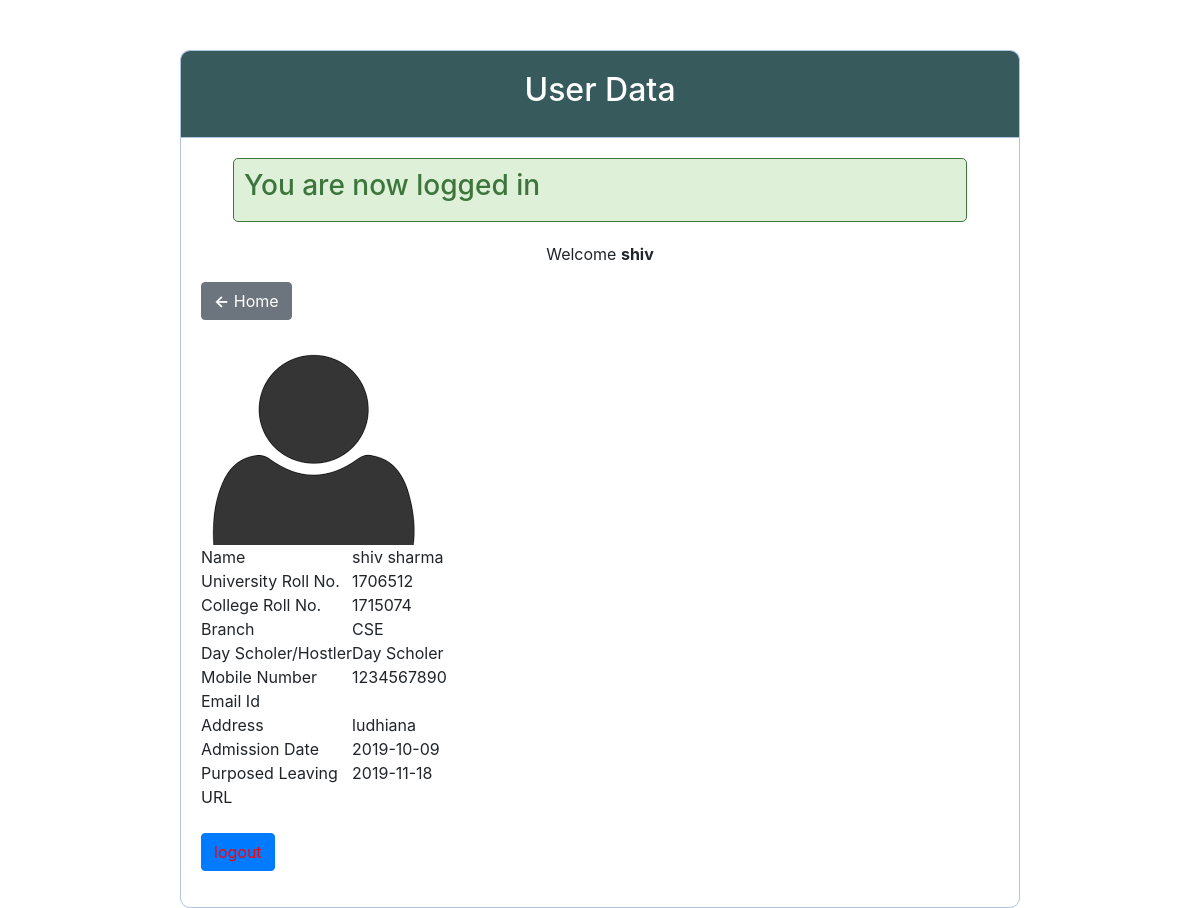
The app's page /index.php?crn=1715074 (signed in) with its own data.
### tables this page shows
CREATE TABLE `students` (
  `id` int(11) NOT NULL AUTO_INCREMENT COMMENT 'identifier of student',
  `fname` varchar(255) NOT NULL COMMENT 'first name',
  `lname` varchar(255) NOT NULL COMMENT 'last name',
  `collegeRollNumber` int(16) NOT NULL COMMENT 'college roll number',
  `uniRollNumber` int(16) NOT NULL COMMENT 'university roll number',
  `address` varchar(512) DEFAULT NULL COMMENT 'address of student',
  `mobileNo` int(10) DEFAULT NULL COMMENT 'mobile number of student',
  `admissionDate` date DEFAULT NULL COMMENT 'admission date of student',
  `leavingDate` date DEFAULT NULL COMMENT 'purposed leaving date of student',
  `qrUrl` varchar(255) DEFAULT NULL COMMENT 'Url for QR code of information of student',
  `branch` varchar(255) NOT NULL COMMENT 'branch of student',
  `dayScholer` tinyint(1) DEFAULT NULL COMMENT 'if true then student is dayscholer else hostler',
  `email` varchar(255) DEFAULT NULL COMMENT 'email of student',
  `image` longtext DEFAULT NULL COMMENT 'path to image',
  PRIMARY KEY (`id`)
);

### database_functions.php (called while the page is built, shortened)
<?php
function getDatabaseConnection() {
	include('config/database.php');
	$db = new mysqli($db_config['hostname'], $db_config['username'], $db_config['password'], $db_config['database']);
	return $db;
}
function getUserData($crn) {
	$db = getDatabaseConnection();
	$sql ='SELECT * FROM students WHERE collegeRollNumber=' . $crn;
	$result = $db->query($sql);
	if ($result->num_rows > 0) {
		$row = $result->fetch_assoc();
	}else {
		return;
	}
	return $row;
}
?>

### config/config.php (called while the page is built)
<?php
$config = array();
$config['students_image_dir'] = 'students_data/images/';
?>

### output_table.php (the view)
<?php
function getOutputTable($user_data) {
	include('config/config.php');
?>
<div class "container">
<table class='.table'>
		<tr>
			<td colspan='2'>
			<img src=<?php echo $config['students_image_dir'] . $user_data['image'] ;?>>
			</td>
		</tr>
		<tr>
		<td>Name</td> <td><?php echo $user_data['fname']. " ".$user_data['lname'];?></td>
		</tr>
		<tr>
			<td>University Roll No.</td>
			<td><?php echo $user_data['uniRollNumber'];?></td>
		<tr>
			<td>College Roll No.</td>
			<td><?php echo $user_data['collegeRollNumber'] ;?></td>
		</tr>
			<tr>
			<td>Branch</td>
			<td><?php echo $user_data['branch'];?></td>
		</tr>
			<tr>
			<td>Day Scholer/Hostler</td>
			<td>
<?php
if($user_data['dayScholer']){ echo 'Day Scholer';}else{ echo 'Hostler';}
?>
	 </td>
		<tr>
			<td>Mobile Number</td>
			<td><?php echo $user_data['mobileNo'];?></td>
		</tr>
		</tr>
			<tr>
			<td>Email Id</td>
			<td><?php $user_data['email']; ?></td>
		<tr>
			<td>Address</td>
			<td><?php echo $user_data['address']; ?></td>
		</tr>
		</tr>
			<tr>
			<td>Admission Date</td>
			<td><?php echo $user_data['admissionDate'];?></td>
		</tr>
			<tr>
			<td> Purposed Leaving</td>
			<td><?php echo $user_data['leavingDate'];?></td>
		</tr>
			<tr>
			<td>URL </td>
			<td><?php echo $user_data['qrUrl'];?></td>
		</tr></table></div>
<?php }?>

### index.php (shortened to what this page needs)
<!DOCTYPE html>
<html>
<head>
	<link rel="stylesheet" type="text/css" href="css/style.css">
	<link rel="stylesheet" href="bootstrap/bootstrap.min.css">
</head>
<body>
<div class="header">
	<h2>User Data</h2>
</div>
<div class="content">
  	<?php if (isset($_SESSION['success'])) : ?>
      <div class="error success" >
      	<h3>
          <?php
          	echo $_SESSION['success'];
          ?>
      	</h3>
      </div>
  	<?php endif ?>
    <?php  if (isset($_SESSION['username'])) : ?>
	<p align="center">Welcome <strong><?php echo $_SESSION['username']; ?></strong></p>
	<?php
		if (isset($_GET['crn'])) {
			include('database_functions.php');
			include('output_table.php');
			$user_data = getUserData($_GET['crn']);
			if ($user_data) {
				echo '<button class="btn btn-secondary" onClick="window.location.href=\'index.php\'"><b>&larr;</b> Home</button>';
				getOutputTable($user_data);
			}else {
				echo '<div class="alert alert-warning"><strong>Invalid Roll No!</strong> Either user data doesn\'t exists or you don\'t have enough permissions. </div>';
				include('crn_input_form.php');
			}
		}else {
			include('crn_input_form.php');
		}
	?>
    	<p><br><button class="btn btn-primary"><a href="index.php?logout='1'" style="color: red;">logout</a></button> </p>
    <?php endif ?>
</div>
</body>
</html>

### css/style.css (style rules this page uses)
* { margin: 0px; padding: 0px; }
body { font-size: 120%; background: rgb(24, 26, 27); }
.header { width: 70%; margin: 50px auto 0px; color: white; background: rgb(55, 91, 92); text-align: center; border: 1px solid #B0C4DE; border-bottom: none; border-radius: 10px 10px 0px 0px; padding: 20px; }
form, .content { width: 70%; margin: 0px auto; padding: 20px; border: 1px solid #B0C4DE; background: white; border-radius: 0px 0px 10px 10px; }
.btn { padding: 10px; font-size: 15px; color: white; background: #5F9EA0; border: none; border-radius: 5px; }
.error { width: 92%; margin: 0px auto; padding: 10px; border: 1px solid #a94442; color: #a94442; background: #f2dede; border-radius: 5px; text-align: left; }
.success { color: #3c763d; background: #dff0d8; border: 1px solid #3c763d; margin-bottom: 20px; }

### records on screen
students: image (picture), fname "shiv", lname "sharma", uniRollNumber "1706512", collegeRollNumber "1715074", branch "CSE", mobileNo "1234567890", address "ludhiana", admissionDate "2019-10-09", leavingDate "2019-11-18"

### other values on screen
$_SESSION['success'] "You are now logged in"
$_SESSION['username'] "shiv"
